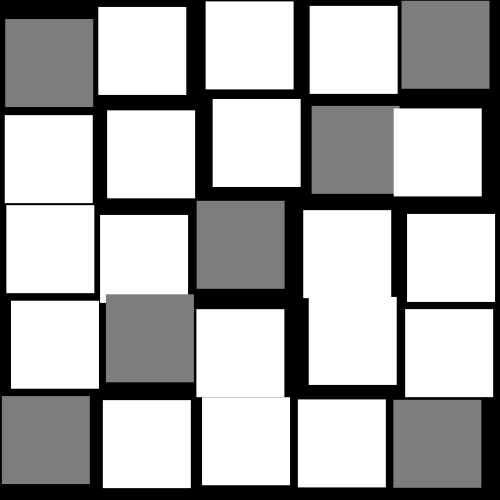
Frame 1 (no input)
Frame 60 (the mouse pressed at the canvas centre just before this capture): identical to frame 1, image omitted
Frame 120 (the mouse held since frame 60 and released just before this capture): identical to frame 1, image omitted

The Processing sketch that drew this single still picture (run headless with seeded random() and noise(); from frame 60 on, the mouse is pressed at the canvas centre):

// Processing sketch: sketch_170513a
// ── sketch_170513a.pde
float spacing = 10;
int squareNum = 5;

void setup() {
  size(500, 500);
  
  noStroke();
  drawPattern();
}

void drawPattern() {
    background(0);
  float minDimension = min(height, width);
  float squareSize = (minDimension - spacing * (squareNum + 1)) / squareNum;
  int colorSwitchIndex = int(random(4) + 2);

  for (int i = 0; i < squareNum; i++) {
    for (int j = 0; j < squareNum; j++) {
      fill(255);
      if ((i + j) % colorSwitchIndex == 0) { fill(125); }
      float x = (i + 1) * spacing + i * squareSize;
      float y = (j + 1) * spacing + j * squareSize;
      rect(variate(x), variate(y), squareSize, squareSize);
    }
  }
}

void draw() {
  if (keyPressed == true) {
    drawPattern();
  }
}

void keyPressed() {
  print("key pressed");
  drawPattern();
}

float variate(float coord) {
  return coord + (random(20) - 10);
}
